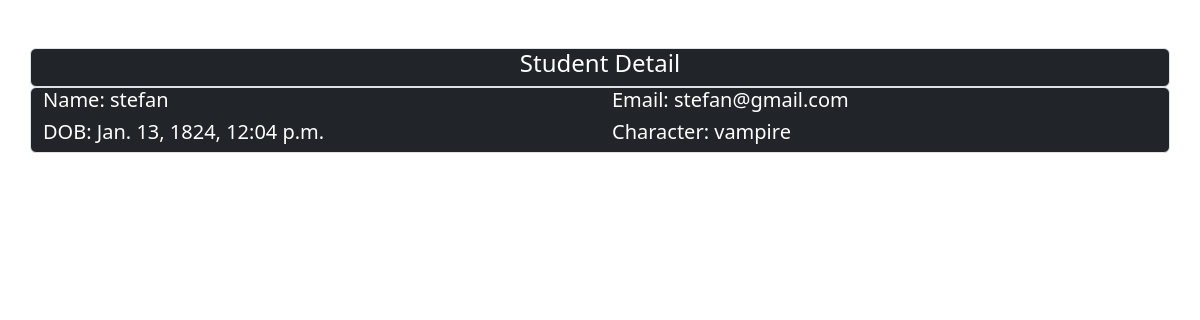
The app's page /cbv/detail/2 with its own data.
### firstthreetopics/models.py (models this page shows, shortened)
class Base(models.Model):
    created_at = models.DateTimeField(auto_now_add=True)
    updated_at = models.DateTimeField(auto_now=True)
    class Meta:
        abstract = True

class Student(Base):
    name = models.CharField(max_length=100)
    email = models.EmailField()
    date_of_birth = models.DateTimeField()
    class Meta:
        verbose_name = _('Student')
        verbose_name_plural = _('Students')
        unique_together = ('email', 'name')

class Character(Base):
    student = models.ForeignKey(Student,on_delete=models.CASCADE)
    name = models.CharField(max_length=100,verbose_name=_('Character Name'))
    class Meta:
        verbose_name = _('Character')
        verbose_name_plural = _('Characters')

### firstthreetopics/views.py (the view)
# urls.py: path('cbv/detail/<int:id>', StudentDetail.as_view(), name='student_detail'),
class StudentDetail(DetailView): # used to Display single record
    model = Student  # model Name
    template_name = 'generic_views/student_detail_page.html' # template Name
    context_object_name = 'stu' # custom name for record
    pk_url_kwarg = 'id' # custom name to use in url -> its just name -> but initialy it will look for id/pk
    def get_context_data(self,*args,**kwargs):
        context = super().get_context_data(*args,**kwargs)
        context['page_name'] = 'Student Detail'
        return context

### firstthreetopics/templates/generic_views/student_detail_page.html
{% extends '../base.html' %}
{% block content %}
    <div class="container mt-5 bg-dark text-white border rounded">
        <div class="header">
            <h4 class="text-center">{{page_name}}</h4>
        </div>
    </div>
    <div class="container bg-dark text-white border rounded">
        <div class="row">
            <div class="col-md-6">
                <h5>Name: {{stu.name}}</h5>
            </div>
            <div class="col-md-6">
                <h5>Email: {{stu.email}}</h5>
            </div>
            <div class="col-md-6">
                <h5>DOB: {{stu.date_of_birth}}</h5>
            </div>
            <div class="col-md-6">
                <h5>Character: {{stu.character_set.first.name}}</h5>
            </div>
        </div>
    </div>
{% endblock content %}

### records on screen
Student: name "stefan", email "stefan@gmail.com", date_of_birth "Jan. 13, 1824, 12:04 p.m.", character_set.first.name "vampire"

### other values on screen
{{ page_name }} "Student Detail"
